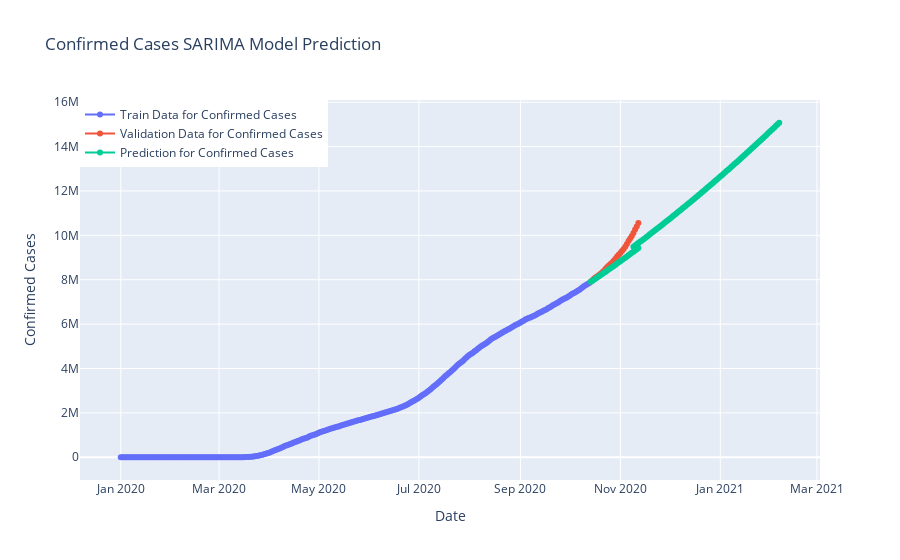

The notebook cell saved with this chart:
### Code cell
fig=go.Figure()
fig.add_trace(go.Scatter(x=model_train.index, y=model_train["cumulative_confirmed"],
                    mode='lines+markers',name="Train Data for Confirmed Cases"))
fig.add_trace(go.Scatter(x=valid.index, y=valid["cumulative_confirmed"],
                    mode='lines+markers',name="Validation Data for Confirmed Cases",))
fig.add_trace(go.Scatter(x=y_pred.index, y=y_pred["SARIMA Model Prediction"],
                    mode='lines+markers',name="Prediction for Confirmed Cases",))
fig.update_layout(title="Confirmed Cases SARIMA Model Prediction",
                 xaxis_title="Date",yaxis_title="Confirmed Cases",legend=dict(x=0,y=1,traceorder="normal"))
fig.show()
